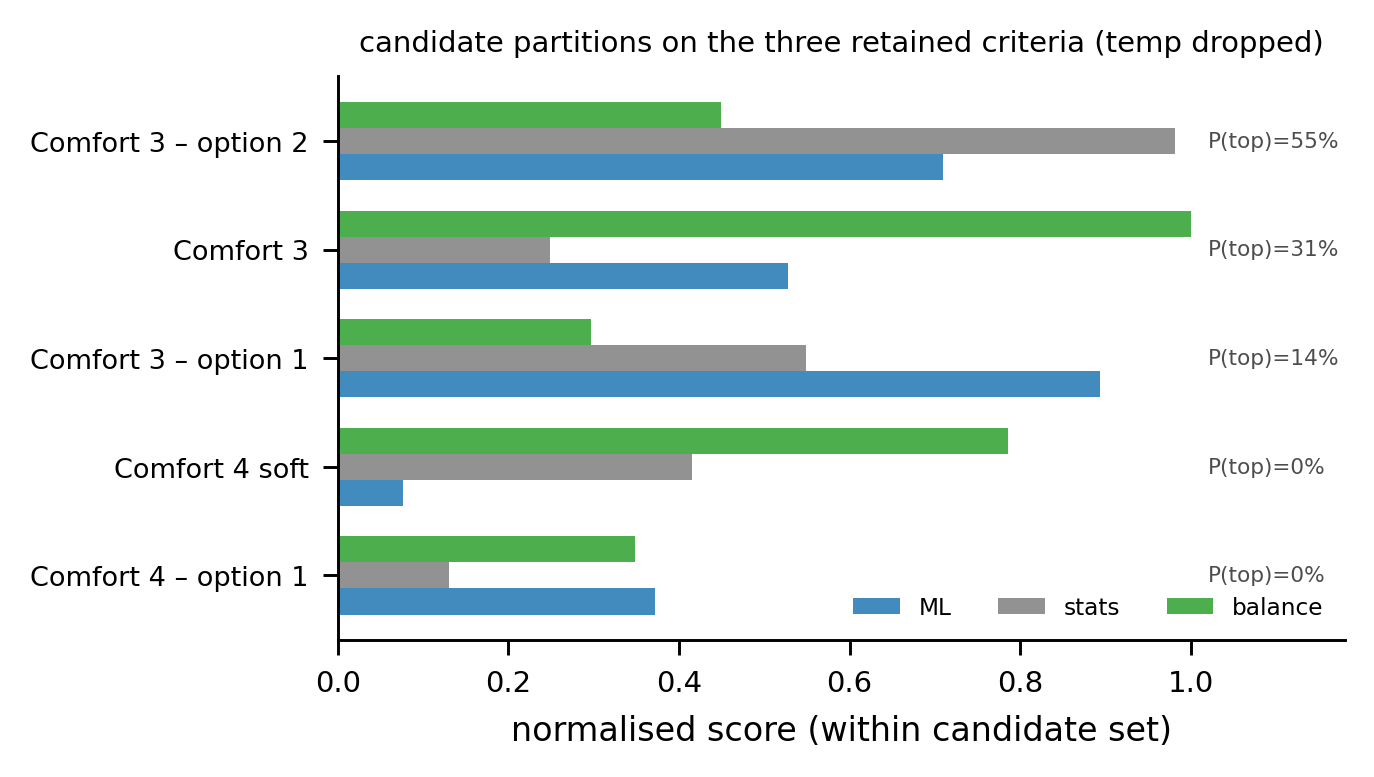

This figure's Python source:
"""FA (Appendix A) -- candidate 3/4-class partitions scored on the three retained criteria
(ML recoverability, classical separability, class balance); the temperature-separation
criterion is dropped (it privileges a weak local coordinate and was distorting the global score).
Bars: the three component scores. Right markers: P(rank-1) over 20000 random criterion weightings
(Dirichlet) -- comfort3_option2 leads; symmetric C/N/U is the best-balanced, competitive runner-up,
selected as the base state space for the spin-1 mapping (Ch.4), not as the empirical winner."""
import os, numpy as np, pandas as pd, matplotlib.pyplot as plt
from _common import set_style, save, CM
set_style()
HERE=os.path.dirname(os.path.abspath(__file__))
r=pd.read_csv(os.path.join(HERE,"..","data","candidate_groupings_rank_table.csv"))
r=r[["pretty_label","ml_score","stats_score","balance_score"]].copy()
# Dirichlet P(rank1)
rng=np.random.default_rng(0); W=rng.dirichlet([1,1,1],20000)
M=r[["ml_score","stats_score","balance_score"]].to_numpy()
S=W@M.T; top1=np.bincount((-S).argsort(1)[:,0],minlength=len(r))/len(W)
r["p_top1"]=top1
r["composite"]=M.mean(1)
r=r.sort_values("composite").reset_index(drop=True)
comp=["ml_score","stats_score","balance_score"]; clab=["ML","stats","balance"]
cols=["#1f77b4","#7f7f7f","#2ca02c"]
fig,ax=plt.subplots(figsize=(11*CM,6.2*CM))
y=np.arange(len(r)); h=0.24
for j,c in enumerate(comp):
    ax.barh(y+(j-1)*h, r[c], height=h, color=cols[j], alpha=0.85, label=clab[j])
ax.set_yticks(y); ax.set_yticklabels(r.pretty_label, fontsize=6.5)
ax.set_xlabel("normalised score (within candidate set)"); ax.set_xlim(0,1.18)
for yi,p in zip(y,r.p_top1):
    ax.text(1.02, yi, "P(top)=%.0f%%"%(100*p), va="center", fontsize=5.2, color="0.3")
ax.legend(fontsize=5.6,frameon=False,loc="lower right",ncol=3)
ax.set_title("candidate partitions on the three retained criteria (temp dropped)",fontsize=7)
save(fig,"FA_partition_scorecard")
print(r[["pretty_label","ml_score","stats_score","balance_score","p_top1"]].round(3).to_string(index=False))
